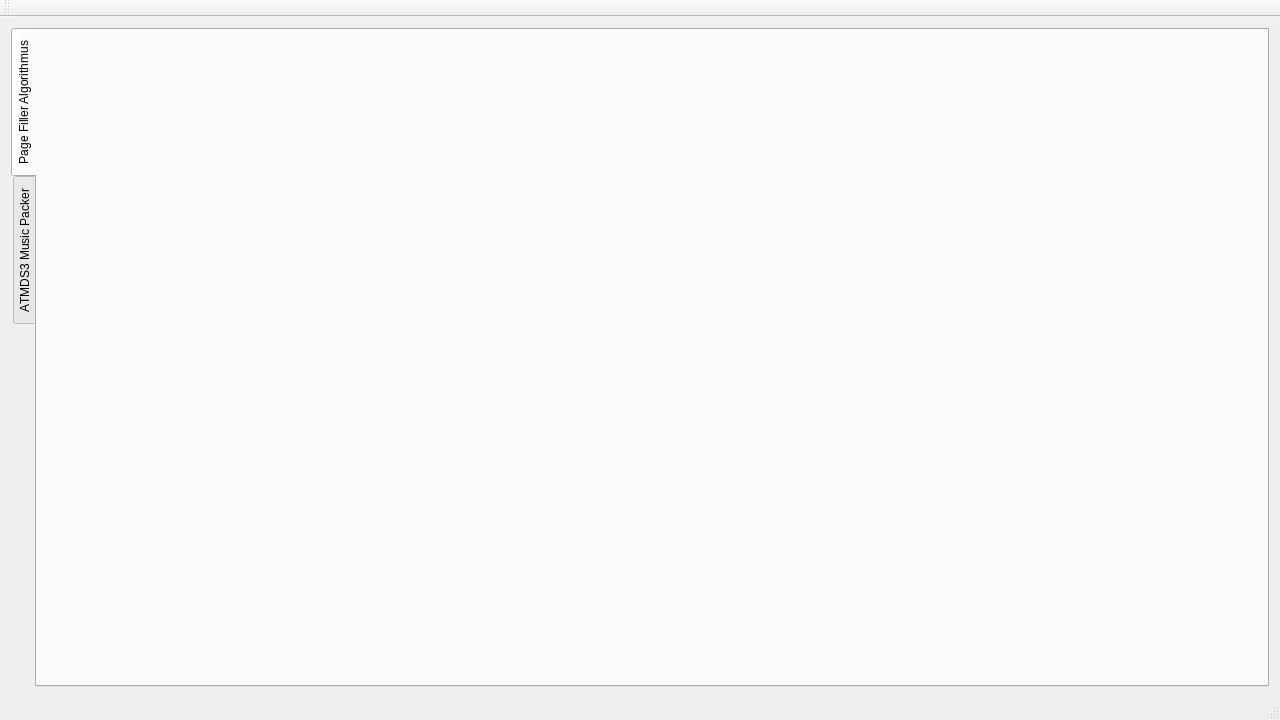
<?xml version="1.0" encoding="UTF-8"?>
<ui version="4.0">
 <class>ChunkDistributorVisualizer</class>
 <widget class="QMainWindow" name="ChunkDistributorVisualizer">
  <property name="geometry">
   <rect>
    <x>0</x>
    <y>0</y>
    <width>1280</width>
    <height>720</height>
   </rect>
  </property>
  <property name="windowTitle">
   <string>Chunk Distributor Visualizer</string>
  </property>
  <widget class="QWidget" name="centralWidget">
   <layout class="QVBoxLayout" name="verticalLayout" stretch="1">
    <item>
     <widget class="QTabWidget" name="tabs">
      <property name="tabPosition">
       <enum>QTabWidget::TabPosition::West</enum>
      </property>
      <property name="currentIndex">
       <number>0</number>
      </property>
      <property name="tabBarAutoHide">
       <bool>true</bool>
      </property>
      <widget class="Algo::Algorithm" name="t_algo">
       <property name="showDescription" stdset="0">
        <bool>true</bool>
       </property>
       <property name="priorityCount" stdset="0">
        <number>0</number>
       </property>
       <property name="AnimationDuration" stdset="0">
        <number>250</number>
       </property>
       <property name="showAnimation" stdset="0">
        <bool>true</bool>
       </property>
       <attribute name="title">
        <string>Page Filler Algorithmus</string>
       </attribute>
      </widget>
      <widget class="QWidget" name="t_musi">
       <attribute name="title">
        <string>ATMDS3 Music Packer</string>
       </attribute>
       <layout class="QGridLayout" name="gridLayout" rowstretch="0,1,0,0,0,10" columnstretch="0,1,0,0">
        <item row="4" column="3">
         <widget class="QLCDNumber" name="lcd_spd">
          <property name="smallDecimalPoint">
           <bool>false</bool>
          </property>
          <property name="digitCount">
           <number>3</number>
          </property>
          <property name="mode">
           <enum>QLCDNumber::Mode::Dec</enum>
          </property>
          <property name="segmentStyle">
           <enum>QLCDNumber::SegmentStyle::Filled</enum>
          </property>
          <property name="value" stdset="0">
           <double>999.000000000000000</double>
          </property>
         </widget>
        </item>
        <item row="0" column="0">
         <widget class="QLabel" name="label_6">
          <property name="text">
           <string>Tune:</string>
          </property>
         </widget>
        </item>
        <item row="4" column="1">
         <widget class="QLineEdit" name="le_lPrio">
          <property name="text">
           <string>85,86</string>
          </property>
         </widget>
        </item>
        <item row="0" column="1">
         <widget class="QComboBox" name="cb_tune"/>
        </item>
        <item row="1" column="1" colspan="2">
         <widget class="QTextEdit" name="te_sizes">
          <property name="html">
           <string>&lt;!DOCTYPE HTML PUBLIC &quot;-//W3C//DTD HTML 4.0//EN&quot; &quot;http://www.w3.org/TR/REC-html40/strict.dtd&quot;&gt;
&lt;html&gt;&lt;head&gt;&lt;meta name=&quot;qrichtext&quot; content=&quot;1&quot; /&gt;&lt;meta charset=&quot;utf-8&quot; /&gt;&lt;style type=&quot;text/css&quot;&gt;
p, li { white-space: pre-wrap; }
hr { height: 1px; border-width: 0; }
li.unchecked::marker { content: &quot;\2610&quot;; }
li.checked::marker { content: &quot;\2612&quot;; }
&lt;/style&gt;&lt;/head&gt;&lt;body style=&quot; font-family:'Segoe UI'; font-size:9pt; font-weight:400; font-style:normal;&quot;&gt;
&lt;p style=&quot; margin-top:0px; margin-bottom:0px; margin-left:0px; margin-right:0px; -qt-block-indent:0; text-indent:0px;&quot;&gt;142,142,37,37,29,29,21,21,21,21,21,21,21,21,21,21,21,19,19,23,16,19,23,35,23,13,19,13,40,35,137,92,18,58,44,20,29,106,19,29,33,58,106,20,47,6,49,34,34,4,35,41,19,106,81,52,16,35,50,10,13,26,10,34,36,38,45,42,45,140,140,140,140,13,10,12,13,60,60,73,68,49,11,30,30,16,2&lt;/p&gt;&lt;/body&gt;&lt;/html&gt;</string>
          </property>
         </widget>
        </item>
        <item row="4" column="0">
         <widget class="QLabel" name="label_5">
          <property name="text">
           <string>Low Prio:</string>
          </property>
         </widget>
        </item>
        <item row="4" column="2">
         <widget class="QPushButton" name="button">
          <property name="text">
           <string/>
          </property>
          <property name="icon">
           <iconset theme="media-playback-start"/>
          </property>
         </widget>
        </item>
        <item row="3" column="2">
         <widget class="QSpinBox" name="sb_start">
          <property name="suffix">
           <string/>
          </property>
          <property name="prefix">
           <string>$</string>
          </property>
          <property name="minimum">
           <number>2049</number>
          </property>
          <property name="maximum">
           <number>65535</number>
          </property>
          <property name="value">
           <number>6244</number>
          </property>
          <property name="displayIntegerBase">
           <number>16</number>
          </property>
         </widget>
        </item>
        <item row="2" column="2">
         <widget class="QLabel" name="label">
          <property name="text">
           <string>Startadresse:</string>
          </property>
          <property name="alignment">
           <set>Qt::AlignmentFlag::AlignCenter</set>
          </property>
         </widget>
        </item>
        <item row="3" column="0">
         <widget class="QLabel" name="label_4">
          <property name="text">
           <string>Normal Prio:</string>
          </property>
         </widget>
        </item>
        <item row="2" column="0">
         <widget class="QLabel" name="label_3">
          <property name="text">
           <string>High Prio:</string>
          </property>
         </widget>
        </item>
        <item row="2" column="1">
         <widget class="QLineEdit" name="le_hPrio">
          <property name="text">
           <string>0,1,2,3,4,5,6,7,8,9,10,11,12,13,14,15,16,77,78</string>
          </property>
         </widget>
        </item>
        <item row="3" column="1">
         <widget class="QLineEdit" name="le_nPrio">
          <property name="text">
           <string>17,18,19,20,21,22,23,24,25,26,27,28,29,30,31,32,33,34,35,36,37,38,39,40,41,42,43,44,45,46,47,48,49,50,51,52,53,54,55,56,57,58,59,60,61,62,63,64,65,66,67,68,69,70,71,72,73,74,75,76,79,80,81,82,83,84</string>
          </property>
         </widget>
        </item>
        <item row="1" column="0">
         <widget class="QLabel" name="label_2">
          <property name="text">
           <string>Größen:</string>
          </property>
         </widget>
        </item>
        <item row="5" column="0" colspan="4">
         <widget class="QGraphicsView" name="v">
          <property name="frameShape">
           <enum>QFrame::Shape::StyledPanel</enum>
          </property>
          <property name="frameShadow">
           <enum>QFrame::Shadow::Raised</enum>
          </property>
          <property name="lineWidth">
           <number>5</number>
          </property>
          <property name="midLineWidth">
           <number>3</number>
          </property>
          <property name="interactive">
           <bool>true</bool>
          </property>
          <property name="alignment">
           <set>Qt::AlignmentFlag::AlignBottom|Qt::AlignmentFlag::AlignHCenter</set>
          </property>
          <property name="dragMode">
           <enum>QGraphicsView::DragMode::ScrollHandDrag</enum>
          </property>
          <property name="transformationAnchor">
           <enum>QGraphicsView::ViewportAnchor::AnchorUnderMouse</enum>
          </property>
          <property name="resizeAnchor">
           <enum>QGraphicsView::ViewportAnchor::AnchorUnderMouse</enum>
          </property>
          <property name="viewportUpdateMode">
           <enum>QGraphicsView::ViewportUpdateMode::SmartViewportUpdate</enum>
          </property>
         </widget>
        </item>
        <item row="0" column="3" rowspan="4">
         <layout class="QVBoxLayout" name="verticalLayout_2" stretch="0,0,0,1">
          <item>
           <widget class="QRadioButton" name="rb_boosted">
            <property name="text">
             <string>silent</string>
            </property>
            <attribute name="buttonGroup">
             <string notr="true">bg</string>
            </attribute>
           </widget>
          </item>
          <item>
           <widget class="QRadioButton" name="rb_visual">
            <property name="text">
             <string>visual</string>
            </property>
            <attribute name="buttonGroup">
             <string notr="true">bg</string>
            </attribute>
           </widget>
          </item>
          <item>
           <widget class="QRadioButton" name="rb_animated">
            <property name="text">
             <string>animated</string>
            </property>
            <property name="checked">
             <bool>true</bool>
            </property>
            <attribute name="buttonGroup">
             <string notr="true">bg</string>
            </attribute>
           </widget>
          </item>
          <item>
           <widget class="QSlider" name="sl_spd">
            <property name="sizePolicy">
             <sizepolicy hsizetype="Preferred" vsizetype="Expanding">
              <horstretch>0</horstretch>
              <verstretch>0</verstretch>
             </sizepolicy>
            </property>
            <property name="minimum">
             <number>0</number>
            </property>
            <property name="maximum">
             <number>999</number>
            </property>
            <property name="value">
             <number>999</number>
            </property>
            <property name="orientation">
             <enum>Qt::Orientation::Vertical</enum>
            </property>
            <property name="tickPosition">
             <enum>QSlider::TickPosition::TicksBothSides</enum>
            </property>
            <property name="tickInterval">
             <number>250</number>
            </property>
           </widget>
          </item>
         </layout>
        </item>
       </layout>
      </widget>
     </widget>
    </item>
   </layout>
  </widget>
  <widget class="QMenuBar" name="mb">
   <property name="geometry">
    <rect>
     <x>0</x>
     <y>0</y>
     <width>1280</width>
     <height>33</height>
    </rect>
   </property>
  </widget>
  <widget class="QToolBar" name="tb">
   <attribute name="toolBarArea">
    <enum>TopToolBarArea</enum>
   </attribute>
   <attribute name="toolBarBreak">
    <bool>false</bool>
   </attribute>
  </widget>
  <widget class="QStatusBar" name="sb"/>
 </widget>
 <layoutdefault spacing="6" margin="11"/>
 <customwidgets>
  <customwidget>
   <class>Algo::Algorithm</class>
   <extends>QWidget</extends>
   <header>Algo.h</header>
   <container>1</container>
  </customwidget>
 </customwidgets>
 <resources/>
 <connections>
  <connection>
   <sender>sl_spd</sender>
   <signal>valueChanged(int)</signal>
   <receiver>lcd_spd</receiver>
   <slot>display(int)</slot>
   <hints>
    <hint type="sourcelabel">
     <x>1235</x>
     <y>183</y>
    </hint>
    <hint type="destinationlabel">
     <x>1225</x>
     <y>223</y>
    </hint>
   </hints>
  </connection>
 </connections>
 <buttongroups>
  <buttongroup name="bg"/>
 </buttongroups>
</ui>
